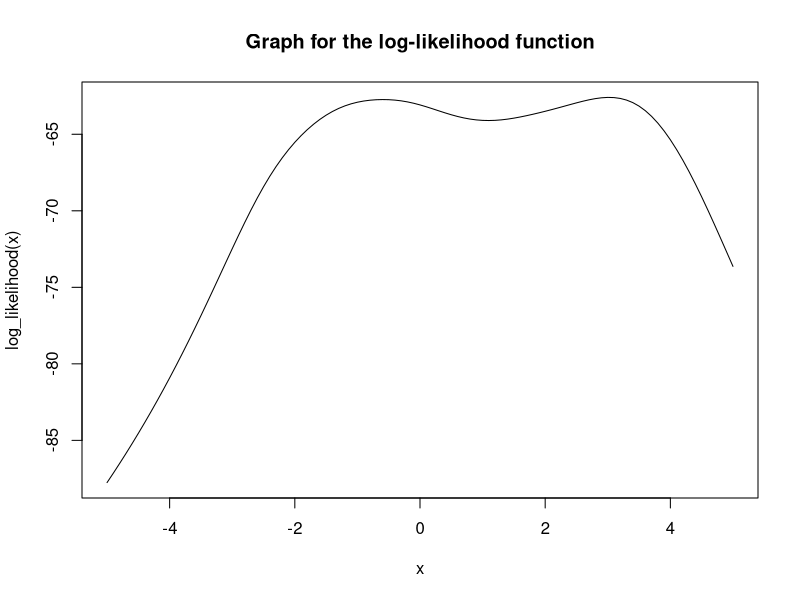
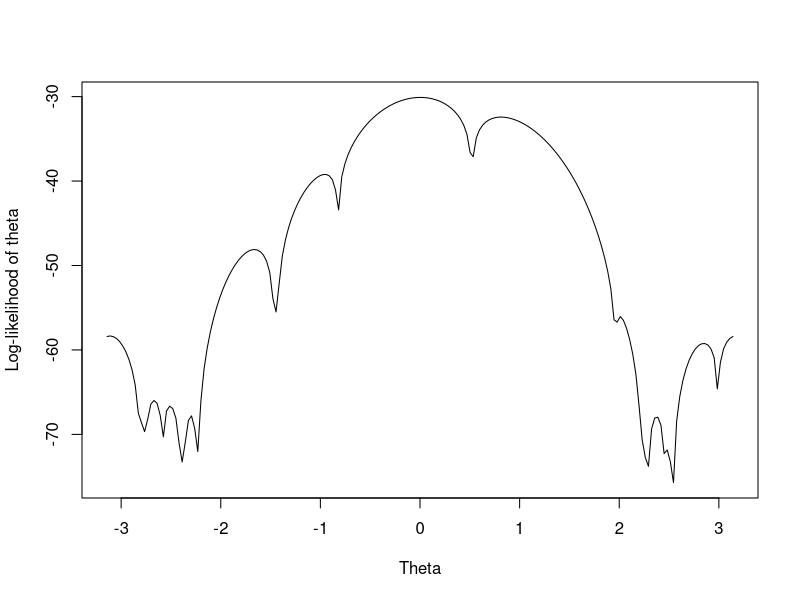
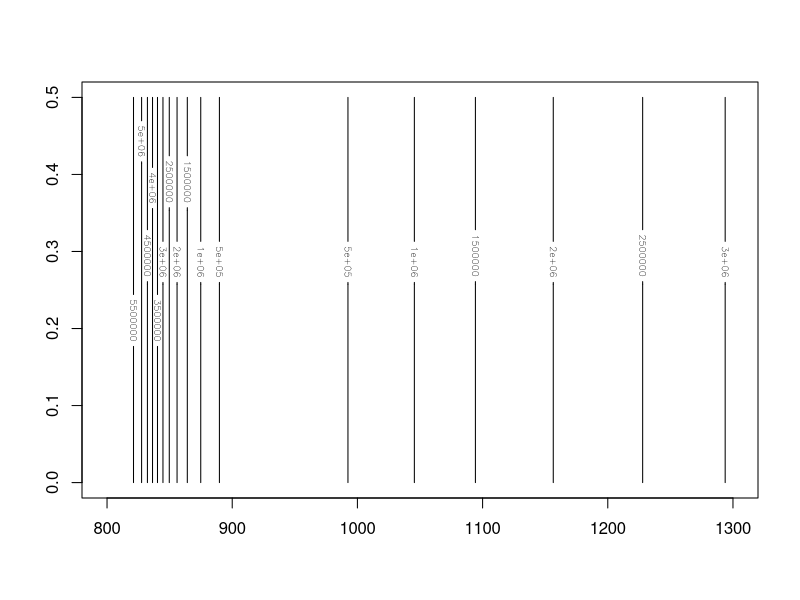

These figures' R source, in order:
## ---- chunk 1
knitr::opts_chunk$set(echo = FALSE)
## ---- chunk 2

#Given sample
x <- c(1.77, -0.23, 2.76, 3.80, 3.47, 56.75, -1.34, 4.24, -2.44,
3.29, 3.71, -2.40, 4.53, -0.07, -1.05, -13.87, -2.53, -1.75)

#Consider this function base,
base <- function(theta,x) {
  -log(pi)-log(1+(theta-x)^2)
}

log_likelihood <- function(theta) {
    base(theta,1.77) + base(theta,-0.23) + base(theta,2.76) + base(theta,3.80) + base(theta,3.47) + base(theta,56.75) + base(theta,-1.34) + base(theta,4.24) + base(theta,-2.44) + base(theta,3.29) + base(theta,3.71) + base(theta,-2.40) + base(theta,4.53) + base(theta,-0.07) + base(theta,-1.05) + base(theta,-13.87) + base(theta,-2.53) + base(theta,-1.75)
}
curve(log_likelihood, from=-5, to=5, main = "Graph for the log-likelihood function")
## ---- chunk 3

sp1 <- nlminb(-11,log_likelihood, control=list(eval.max=1000, iter.max=1000))
cat("Number of iterations required for convergence with -11 as the starting point: ",sp1$iterations)
sp2 <- nlminb(-1,log_likelihood, control=list(eval.max=1000, iter.max=1000))
cat("Number of iterations required for convergence with -1 as the starting point: ",sp2$iterations)
sp3 <- nlminb(0,log_likelihood, control=list(eval.max=1000, iter.max=1000))
cat("Number of iterations required for convergence with 0 as the starting point: ",sp3$iterations)
sp4 <- nlminb(1.5,log_likelihood, control=list(eval.max=1000, iter.max=1000))
cat("Number of iterations required for convergence with 1.5 as the starting point: ",sp4$iterations)
sp5 <- nlminb(4,log_likelihood, control=list(eval.max=1000, iter.max=1000))
cat("Number of iterations required for convergence with 4 as the starting point: ",sp5$iterations)
sp6 <- nlminb(4.7,log_likelihood, control=list(eval.max=1000, iter.max=1000))
cat("Number of iterations required for convergence with 4.7 as the starting point: ",sp6$iterations)
sp7 <- nlminb(7,log_likelihood, control=list(eval.max=1000, iter.max=1000))
cat("Number of iterations required for convergence with 7 as the starting point: ",sp7$iterations)
sp8 <- nlminb(8,log_likelihood, control=list(eval.max=1000, iter.max=1000))
cat("Number of iterations required for convergence with 8 as the starting point: ",sp8$iterations)
sp9 <- nlminb(38,log_likelihood, control=list(eval.max=1000, iter.max=1000))
cat("Number of iterations required for convergence with 38 as the starting point: ",sp9$iterations)

## ---- chunk 4
average <- mean(x)
spmean <- nlminb(average, log_likelihood, control=list(eval.max=1000, iter.max=1000))
cat("Number of iterations required for convergence with the mean of the sample as the starting point: ",spmean$iterations)
## ---- chunk 5

fixedpointiterations <- function(fun, x0, tol=.00000001, niter=500){
  oldxvalue <- x0
  newxvalue <- fun(oldxvalue)
  for(i in 1:niter){
    oldxvalue <- newxvalue
    newxvalue <- fun(oldxvalue)
    if(abs((newxvalue - oldxvalue)) < tol)
      return(newxvalue)
  }
  stop
  return(NULL)
}

dlogp <- function(theta, x) {
  -(2 * (theta-x) / (1+(theta-x)^2))
}

Galpha1 <- function(theta) {
  1 * (dlogp(theta, 1.77) + dlogp(theta, -.23) + dlogp(theta, 2.76) + dlogp(theta, 3.80) + dlogp(theta, 3.47) + dlogp(theta, 56.75) + dlogp(theta, -1.34) + dlogp(theta, 4.24) + dlogp(theta, -2.44) + dlogp(theta, 3.29) + dlogp(theta, 3.71) + dlogp(theta, -2.40) + dlogp(theta, 4.53) + dlogp(theta, -.07) + dlogp(theta, -1.05) + dlogp(theta, -13.87) + dlogp(theta, -2.53) + dlogp(theta, -1.75)) + theta 
}

fix1_negative11 <- fixedpointiterations(Galpha1, -11)
fix1_negative11
fix1_negative1 <- fixedpointiterations(Galpha1, -1)
fix1_negative1
fix1_0 <- fixedpointiterations(Galpha1, 0)
fix1_0
fix1_1.5 <- fixedpointiterations(Galpha1, 1.5)
fix1_1.5
fix1_4 <- fixedpointiterations(Galpha1, 4)
fix1_4
fix1_4.7 <- fixedpointiterations(Galpha1, 4.7)
fix1_4.7
fix1_7 <- fixedpointiterations(Galpha1, 7)
fix1_7
fix1_8 <- fixedpointiterations(Galpha1, 8)
fix1_8
fix1_38 <- fixedpointiterations(Galpha1, 38)
fix1_38

Galpha0.64 <- function(theta) {
  0.64 * (dlogp(theta, 1.77) + dlogp(theta, -.23) + dlogp(theta, 2.76) + dlogp(theta, 3.80) + dlogp(theta, 3.47) + dlogp(theta, 56.75) + dlogp(theta, -1.34) + dlogp(theta, 4.24) + dlogp(theta, -2.44) + dlogp(theta, 3.29) + dlogp(theta, 3.71) + dlogp(theta, -2.40) + dlogp(theta, 4.53) + dlogp(theta, -.07) + dlogp(theta, -1.05) + dlogp(theta, -13.87) + dlogp(theta, -2.53) + dlogp(theta, -1.75)) + theta 
}

fix0.64_negative11 <- fixedpointiterations(Galpha0.64, -11)
fix0.64_negative11
fix0.64_negative1 <- fixedpointiterations(Galpha0.64, -1)
fix0.64_negative1
fix0.64_0 <- fixedpointiterations(Galpha0.64, 0)
fix0.64_0
fix0.64_1.5 <- fixedpointiterations(Galpha0.64, 1.5)
fix0.64_1.5
fix0.64_4 <- fixedpointiterations(Galpha0.64, 4)
fix0.64_4
fix0.64_4.7 <- fixedpointiterations(Galpha0.64, 4.7)
fix0.64_4.7
fix0.64_7 <- fixedpointiterations(Galpha0.64, 7)
fix0.64_7
fix0.64_8 <- fixedpointiterations(Galpha0.64, 8)
fix0.64_8
fix0.64_38 <- fixedpointiterations(Galpha0.64, 38)
fix0.64_38

Galpha0.25 <- function(theta) {
  0.25 * (dlogp(theta, 1.77) + dlogp(theta, -.23) + dlogp(theta, 2.76) + dlogp(theta, 3.80) + dlogp(theta, 3.47) + dlogp(theta, 56.75) + dlogp(theta, -1.34) + dlogp(theta, 4.24) + dlogp(theta, -2.44) + dlogp(theta, 3.29) + dlogp(theta, 3.71) + dlogp(theta, -2.40) + dlogp(theta, 4.53) + dlogp(theta, -.07) + dlogp(theta, -1.05) + dlogp(theta, -13.87) + dlogp(theta, -2.53) + dlogp(theta, -1.75)) + theta 
}

fix0.25_negative11 <- fixedpointiterations(Galpha0.25, -11)
fix0.25_negative11
fix0.25_negative1 <- fixedpointiterations(Galpha0.25, -1)
fix0.25_negative1
fix0.25_0 <- fixedpointiterations(Galpha0.25, 0)
fix0.25_0
fix0.25_1.5 <- fixedpointiterations(Galpha0.25, 1.5)
fix0.25_1.5
fix0.25_4 <- fixedpointiterations(Galpha0.25, 4)
fix0.25_4
fix0.25_4.7 <- fixedpointiterations(Galpha0.25, 4.7)
fix0.25_4.7
fix0.25_7 <- fixedpointiterations(Galpha0.25, 7)
fix0.25_7
fix0.25_8 <- fixedpointiterations(Galpha0.25, 8)
fix0.25_8
fix0.25_38 <- fixedpointiterations(Galpha0.25, 38)
fix0.25_38

## ---- chunk 6

dlogp <- function(theta, x) {
  -( 2 * (theta - x) / (1 + (theta - x)^2))
}

loglikelihood <- function(theta) {
  -(base(theta, 1.77) + base(theta, -.23) + base(theta, 2.76) + base(theta, 3.80) + base(theta, 3.47) + base(theta, 56.75) + base(theta, -1.34) + base(theta, 4.24) + base(theta, -2.44) + base(theta, 3.29) + base(theta, 3.71) + base(theta, -2.40) + base(theta, 4.53) + base(theta, -.07) + base(theta, -1.05) + base(theta, -13.87) + base(theta, -2.53) + base(theta, -1.75))
}

derivativeloglikelihood <- function(theta) {
  (dlogp(theta, 1.77) + dlogp(theta, -0.23) + dlogp(theta, 2.76) +
  dlogp(theta, 3.80) + dlogp(theta, 3.47) + dlogp(theta, 56.75) +
  dlogp(theta, -1.34) + dlogp(theta, 4.24) + dlogp(theta, -2.44) +
  dlogp(theta, 3.29) + dlogp(theta, 3.71) + dlogp(theta, -2.40) +
  dlogp(theta, 4.53) + dlogp(theta, -0.07) + dlogp(theta, -1.05) +
  dlogp(theta, -13.87) + dlogp(theta, -2.53) + dlogp(theta, -1.75))
}

A <- function(x) diag(9, nrow = length(x))

startingpoint_negative11 <- nlminb(-11, loglikelihood, derivativeloglikelihood, A)
startingpoint_negative11
startingpoint_negative1 <- nlminb(-1, loglikelihood, derivativeloglikelihood, A)
startingpoint_negative1
startingpoint_0 <- nlminb(0, loglikelihood, derivativeloglikelihood, A)
startingpoint_0
startingpoint_1.5 <- nlminb(1.5, loglikelihood, derivativeloglikelihood, A)
startingpoint_1.5
startingpoint_4 <- nlminb(4, loglikelihood, derivativeloglikelihood, A)
startingpoint_4
startingpoint_4.7 <- nlminb(4.7, loglikelihood, derivativeloglikelihood, A)
startingpoint_4.7
startingpoint_7 <- nlminb(7, loglikelihood, derivativeloglikelihood, A)
startingpoint_7
startingpoint_8 <- nlminb(8, loglikelihood, derivativeloglikelihood, A)
startingpoint_8
startingpoint_38 <- nlminb(38, loglikelihood, derivativeloglikelihood, A)
startingpoint_38

## ---- chunk 7

x <- c(3.91, 4.85, 2.28, 4.06, 3.70, 4.04, 5.46, 3.53, 2.28, 1.96, 2.53, 3.88, 2.22, 3.47, 4.82, 2.46, 2.99, 2.54, 0.52)

theta <- seq(-pi,pi, by=pi/100)
loglikelihood <- function(x, theta) {
  sapply(theta, function(theta) sum(log((1-cos(x-theta))/(2*pi))))
}
plot(theta,loglikelihood(x,theta),xlab="Theta",ylab="Log-likelihood of theta",type="l")

## ---- chunk 8
theta_methodofmomentsestimator <- asin(pi-3.236842)
theta_methodofmomentsestimator
## ---- chunk 9

x <- c(3.91, 4.85, 2.28, 4.06, 3.70, 4.04, 5.46, 3.53, 2.28, 1.96, 2.53, 3.88, 2.22, 3.47, 4.82, 2.46, 2.99, 2.54, 0.52)

NRmethod <- function(p,q,x0,b,maximumvalue) {
  x1 <- x0-p(x0)/q(x0)
  iteration <- 1
  while(abs(x1-x0) > b & iteration < maximumvalue) {
    x0 <- x1
    x1 <- x0-p(x0)/q(x0)
    iteration <- iteration+1
  }
  return(x1)
}

derivativeloglikilihood <- function(theta) {
  return(-sum(sin(-theta)/(1-cos(x-theta))))
}

secondderivativeloglikelihood <- function(theta) {
  return(-sum(1/(1-cos(x-theta))))
}

NRmethod(derivativeloglikelihood, secondderivativeloglikelihood, theta_methodofmomentsestimator, 0.00000001, 500)

## ---- chunk 10
NRmethod(derivativeloglikelihood, secondderivativeloglikelihood, -2.7, 0.00000001, 500)
NRmethod(derivativeloglikelihood, secondderivativeloglikelihood, 2.7, 0.00000001, 500)
## ---- chunk 11

beetles <- data.frame(
  days    = c(0,  8,  28,  41,  63,  69,   97, 117,  135,  154),
  beetles = c(2, 47, 192, 256, 768, 896, 1120, 896, 1184, 1024)
)

growthfunc <- function(t, K, r) {
  2*K/(2+(K-2)*exp(-r*t))
}

n <- nls(beetles~growthfunc(days, K, r), data=beetles, start=list(K=1030, r=0.2),trace=T)
n

## ---- chunk 12

days    = c(0,  8,  28,  41,  63,  69,   97, 117,  135,  154)
beetles = c(2, 47, 192, 256, 768, 896, 1120, 896, 1184, 1024)

sumofsquareerrors <- function(K, r) {
  return(sum((beetles - 2*K / (2 + (K - 2) * exp(-r * days)))^2))
}

n <- matrix(0, 100, 100, byrow=T)
for(i in 1:100) {
  for(j in 1:100) {
    K <- 800 + 5 * j
    r <- 0.005 * j
    n[j,i] <- sumofsquareerrors(K, r)
  }
}
K <- seq( 800, 1300, length.out=100)
r <- seq(   0,  0.5, length.out=100)
contour(K, r, n)

